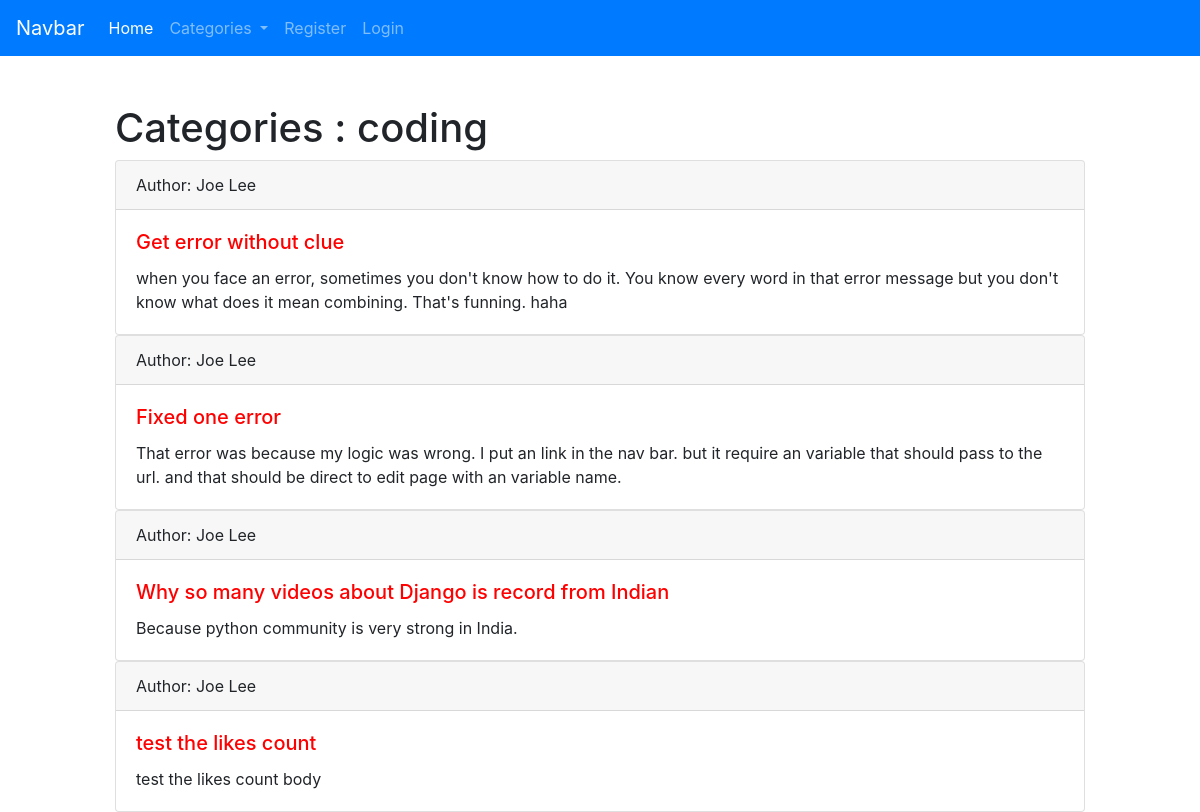
The app's page /category/coding/, older data.
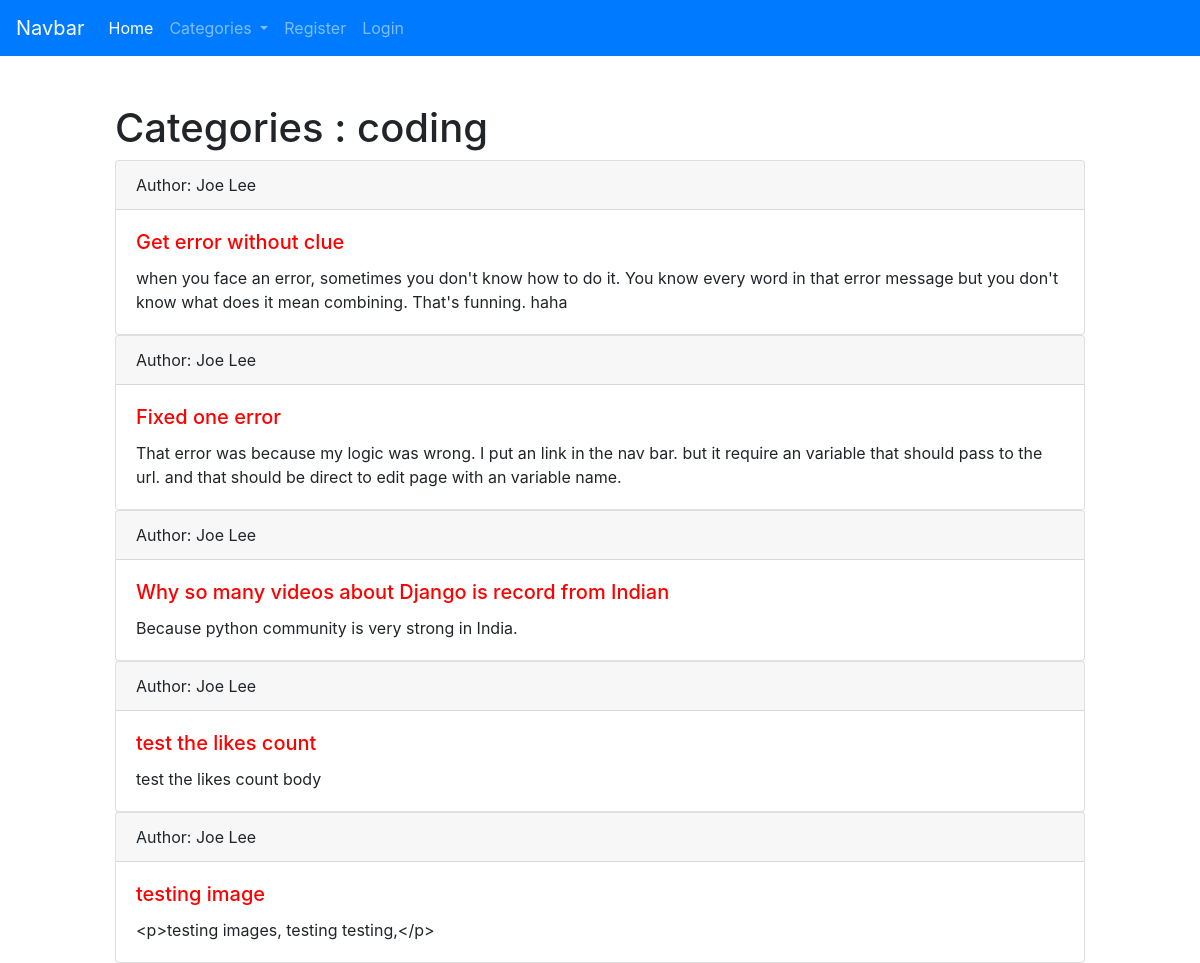
The same page, newer data.
### theblog/models.py (models this page shows, shortened)
class Post(models.Model):
	title = models.CharField(max_length=255)
	header_image = models.ImageField(null=True, blank=True, upload_to='images/')
	author = models.ForeignKey(User, on_delete=models.CASCADE)
	body = RichTextField(blank = True, null=True)
	category = models.ForeignKey(Category, on_delete=models.CASCADE, null=True)
	post_date = models.DateField(auto_now_add=True)
	category_2 = models.CharField(max_length=255, default='coding')
	snippet = models.CharField(max_length=255, default='click to read more...')
	likes = models.ManyToManyField(User, related_name='blog_posts', null=True)

### theblog/views.py (the view)
# urls.py: path('category/<str:cats>/', views.CategoryView, name='category'),
def CategoryView(request, cats):
		category_posts = Post.objects.filter(category_2=cats)
		cat_menu = Category_2.objects.all()
		return render(request,'theblog/category.html', {'cats':cats,'category_posts':category_posts,'cat_menu':cat_menu})

### theblog/models.py (called while the page is built)
	def __str__(self):
		return self.name

### theblog/templates/theblog/category.html (shortened to what this page needs)
{% extends 'theblog/base.html' %}
{% block content %}
		<h1>Categories : {{ cats }}</h1>
		{% for post in category_posts %}
			<div class="card">
			  <div class="card-header">
			    Author: {{ post.author.first_name }} {{ post.author.last_name }}
			  </div>
			  <div class="card-body">
			    <h5 class="card-title">{{ post.title }}</h5>
			    <p class="card-text">{{ post.body }}</p>
			  </div>
			</div>
		{% endfor %}
{% endblock %}

Row changes from the older to the newer data that the page shows:
added Post: author.first_name "Joe", author.last_name "Lee", title "testing image", body "<p>testing images, testing testing,</p>"
